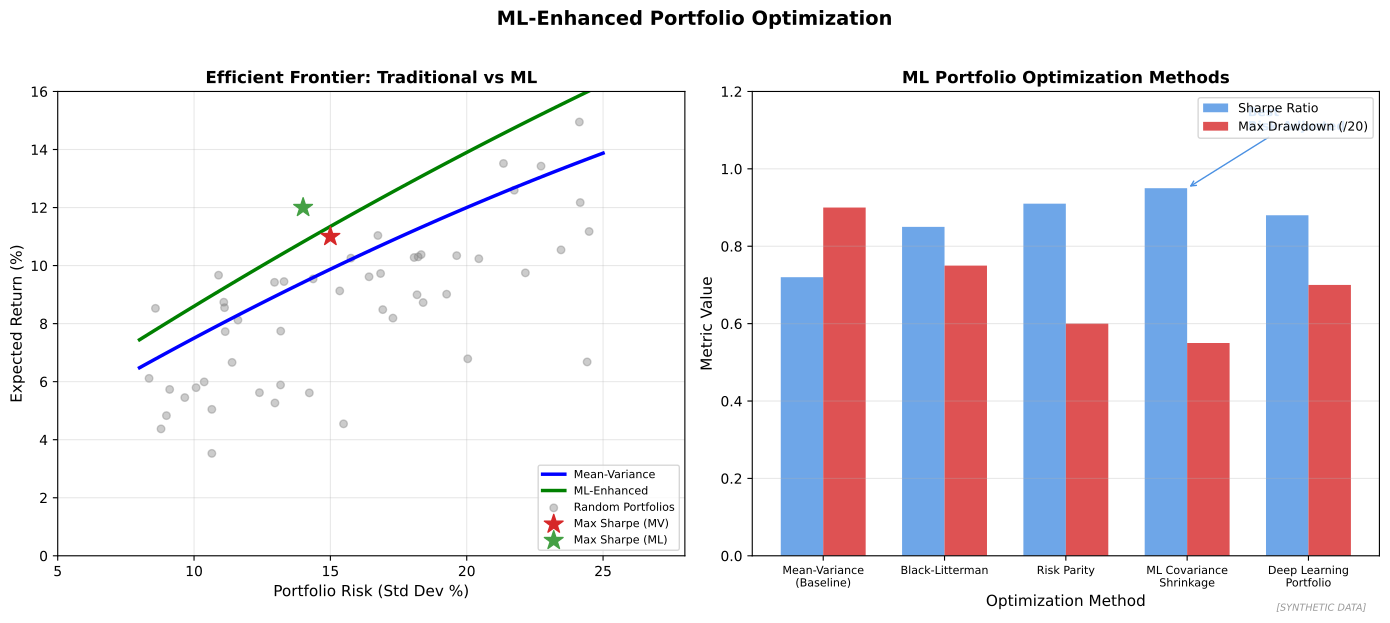

Recreate this plot in Python.
"""
Portfolio Optimization with ML
Efficient frontier and ML enhancements

Output: portfolio_optimization_ml.pdf
Module: module_03_ai_ml
Lesson: 33 - Robo-Advisors ML
"""

from pathlib import Path
import matplotlib.pyplot as plt
import numpy as np

CHART_METADATA = {
    'title': 'Portfolio Optimization ML',
    'module': 'module_03_ai_ml',
    'lesson': 33,
    'url': 'https://github.com/Digital-AI-Finance/digital-finance/tree/main/module_03_ai_ml/figures/portfolio_optimization_ml'
}

plt.rcParams.update({'font.size': 10, 'axes.labelsize': 10})

def create_chart():
    fig, axes = plt.subplots(1, 2, figsize=(14, 6))

    np.random.seed(42)

    # Efficient Frontier
    ax1 = axes[0]

    # Generate efficient frontier curve
    risk = np.linspace(0.08, 0.25, 100)
    # Traditional mean-variance
    return_mv = 0.02 + 0.6 * risk - 0.5 * risk**2
    # ML-enhanced
    return_ml = 0.025 + 0.65 * risk - 0.4 * risk**2

    ax1.plot(risk * 100, return_mv * 100, 'b-', linewidth=2.5, label='Mean-Variance')
    ax1.plot(risk * 100, return_ml * 100, 'g-', linewidth=2.5, label='ML-Enhanced')

    # Random portfolios
    rand_risk = np.random.uniform(0.08, 0.25, 50)
    rand_return = 0.015 + 0.5 * rand_risk - 0.3 * rand_risk**2 + np.random.randn(50) * 0.02
    ax1.scatter(rand_risk * 100, rand_return * 100, c='gray', alpha=0.4, s=30, label='Random Portfolios')

    # Optimal portfolio points
    ax1.scatter([15], [11], c='#D62728', s=200, marker='*', zorder=5, label='Max Sharpe (MV)')
    ax1.scatter([14], [12], c='#44A044', s=200, marker='*', zorder=5, label='Max Sharpe (ML)')

    ax1.set_xlabel('Portfolio Risk (Std Dev %)', fontsize=11)
    ax1.set_ylabel('Expected Return (%)', fontsize=11)
    ax1.set_title('Efficient Frontier: Traditional vs ML', fontsize=12, fontweight='bold')
    ax1.legend(loc='lower right', fontsize=8)
    ax1.grid(True, alpha=0.3)
    ax1.set_xlim(5, 28)
    ax1.set_ylim(0, 16)

    # ML Enhancement Methods
    ax2 = axes[1]

    methods = ['Mean-Variance\n(Baseline)', 'Black-Litterman', 'Risk Parity', 'ML Covariance\nShrinkage', 'Deep Learning\nPortfolio']
    sharpe = [0.72, 0.85, 0.91, 0.95, 0.88]
    max_dd = [18, 15, 12, 11, 14]

    x = np.arange(len(methods))
    width = 0.35

    bars1 = ax2.bar(x - width/2, sharpe, width, label='Sharpe Ratio', color='#4A90E2', alpha=0.8)
    bars2 = ax2.bar(x + width/2, [d/20 for d in max_dd], width, label='Max Drawdown (/20)', color='#D62728', alpha=0.8)

    ax2.set_xlabel('Optimization Method', fontsize=11)
    ax2.set_ylabel('Metric Value', fontsize=11)
    ax2.set_title('ML Portfolio Optimization Methods', fontsize=12, fontweight='bold')
    ax2.set_xticks(x)
    ax2.set_xticklabels(methods, fontsize=8)
    ax2.legend(loc='upper right', fontsize=9)
    ax2.set_ylim(0, 1.2)
    ax2.yaxis.grid(True, alpha=0.3)

    # Highlight best
    ax2.annotate('Best\nRisk-Adjusted', xy=(3, 0.95), xytext=(3.5, 1.1),
                fontsize=9, fontweight='bold', color='#4A90E2',
                arrowprops=dict(arrowstyle='->', color='#4A90E2'))

    fig.suptitle('ML-Enhanced Portfolio Optimization', fontsize=14, fontweight='bold', y=1.02)
    fig.text(0.98, 0.02, '[SYNTHETIC DATA]', fontsize=7, color='#999999', ha='right', style='italic')
    plt.tight_layout()

    output_path = Path(__file__).parent / 'portfolio_optimization_ml.pdf'
    plt.savefig(output_path, format='pdf', dpi=300, bbox_inches='tight')
    plt.close()
    print(f"Chart saved to: {output_path}")
    return output_path

if __name__ == '__main__':
    create_chart()
